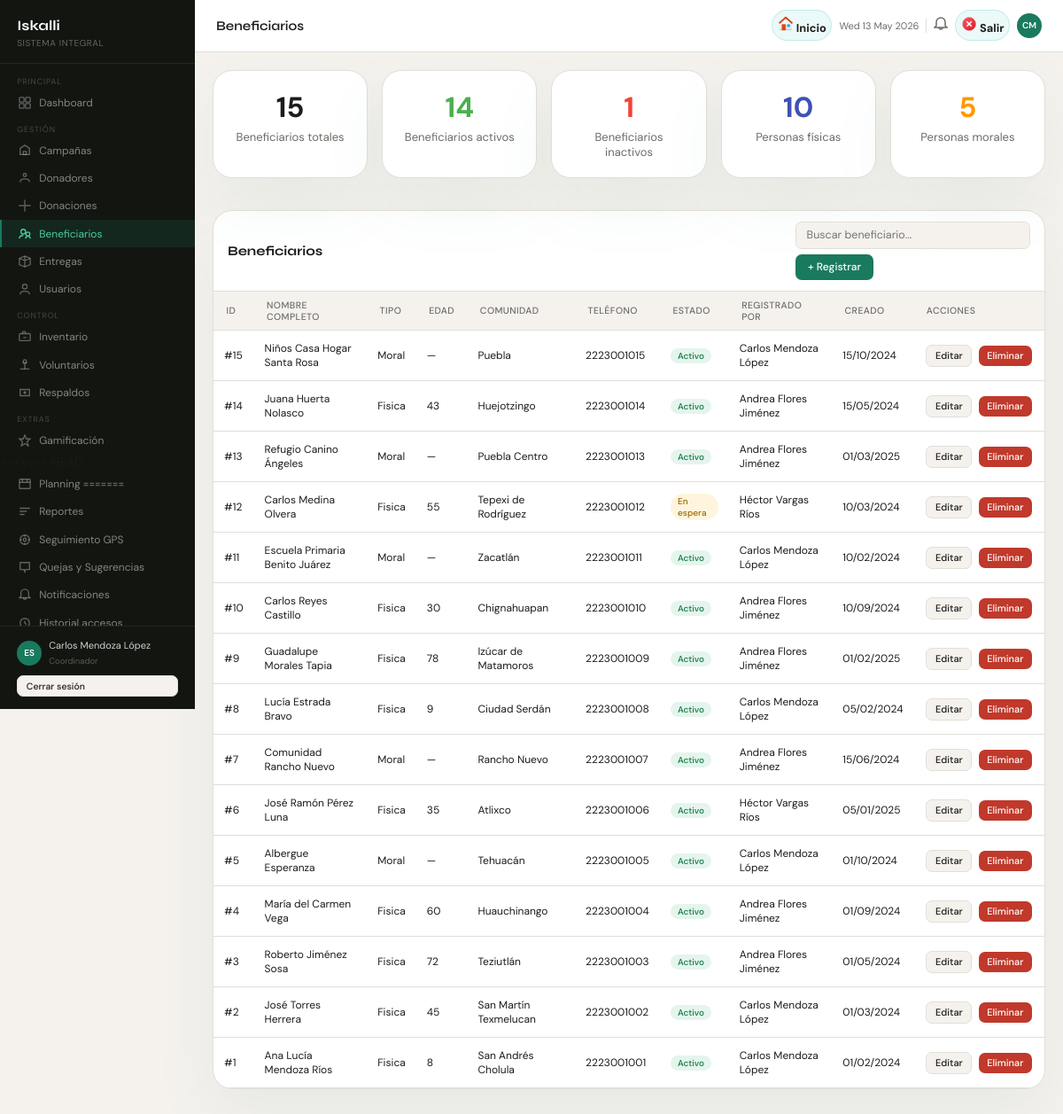
Screenshot of /index.php?pagina=beneficiarios (signed in) with the database file from the repository.
### tables this page shows
CREATE TABLE beneficiarios (
    id_beneficiario        INT          NOT NULL AUTO_INCREMENT,
    tipo_persona           ENUM('fisica','moral') NOT NULL DEFAULT 'fisica',
    id_comunidad           INT,
    direccion              VARCHAR(255),
    telefono               VARCHAR(20),
    estado                 ENUM('activo','inactivo','en_espera') NOT NULL DEFAULT 'activo',
    notas                  TEXT,
    id_usuario_registrador INT          NOT NULL,
    created_at             DATETIME     NOT NULL DEFAULT CURRENT_TIMESTAMP,
    updated_at             DATETIME     NOT NULL DEFAULT CURRENT_TIMESTAMP ON UPDATE CURRENT_TIMESTAMP,
    PRIMARY KEY (id_beneficiario)
);

CREATE TABLE comunidades (
    id_comunidad INT          NOT NULL AUTO_INCREMENT,
    nombre       VARCHAR(150) NOT NULL,
    municipio    VARCHAR(100) NOT NULL,
    estado       VARCHAR(100) NOT NULL DEFAULT 'Puebla',
    PRIMARY KEY (id_comunidad),
    UNIQUE KEY uq_comunidad (nombre, municipio)
);

### controllers/BeneficiariosController.php (called while the page is built, shortened)
<?php
require_once 'models/BeneficiarioModel.php';
class BeneficiariosController
{
    private BeneficiarioModel $modelo;
    public function __construct(PDO $conexion)
    {
        $this->modelo = new BeneficiarioModel($conexion);
    }
    public function index(): void
    {
        $this->listar();
    }
    private function listar(): void
    {
        $beneficiarios = $this->modelo->consultar();
        $total         = count($beneficiarios);
        $total_activos = $this->modelo->obtenerTotalActivos();
        $total_inactivos = max(0, $total - $total_activos);
        $total_fisica  = $this->modelo->obtenerTotalPorTipo('fisica');
        $total_moral   = $this->modelo->obtenerTotalPorTipo('moral');
        require_once 'views/pages/BeneficiariosView.php';
    }
}

### models/BeneficiarioModel.php (called while the page is built, shortened)
<?php
class BeneficiarioModel
{
    private PDO $db;
    public function __construct(PDO $conexion)
    {
        $this->db = $conexion;
    }
    public function consultar(): array
    {
        $sql = "
            SELECT
                b.id_beneficiario,
                b.tipo_persona,
                CASE
                    WHEN bf.id_beneficiario IS NOT NULL THEN CONCAT(bf.nombre, ' ', bf.apellido)
                    WHEN bm.id_beneficiario IS NOT NULL THEN bm.razon_social
                    ELSE 'Desconocido'
                END AS nombre_completo,
                COALESCE(bf.edad, NULL) AS edad,
                COALESCE(bf.nombre, '') AS nombre,
                COALESCE(bf.apellido, '') AS apellido,
                COALESCE(bf.curp, '') AS curp,
                COALESCE(bf.fecha_nacimiento, '') AS fecha_nacimiento,
                COALESCE(bm.razon_social, '') AS razon_social,
                COALESCE(bm.rfc, '') AS rfc,
                c.nombre AS comunidad,
                b.id_comunidad,
                b.direccion,
                b.telefono,
                b.estado,
                b.id_usuario_registrador,
                CONCAT(u.nombre, ' ', u.apellido) AS registrado_por,
                b.created_at,
                b.updated_at
            FROM beneficiarios b
            LEFT JOIN beneficiarios_fisicos bf ON b.id_beneficiario = bf.id_beneficiario
            LEFT JOIN beneficiarios_morales bm ON b.id_beneficiario = bm.id_beneficiario
            LEFT JOIN comunidades c ON b.id_comunidad = c.id_comunidad
            LEFT JOIN usuarios u ON b.id_usuario_registrador = u.id_usuario
            ORDER BY b.id_beneficiario DESC
        ";
        $stmt = $this->db->query($sql);
        return $stmt ? $stmt->fetchAll(PDO::FETCH_ASSOC) : [];
    }
    public function obtenerTotalActivos(): int
    {
        $stmt = $this->db->query("SELECT COUNT(*) AS total FROM beneficiarios WHERE estado = 'activo'");
        $row  = $stmt->fetch(PDO::FETCH_ASSOC);
        return (int)($row['total'] ?? 0);
    }
    public function obtenerTotalPorTipo(string $tipo): int
    {
        $stmt = $this->db->prepare('SELECT COUNT(*) AS total FROM beneficiarios WHERE tipo_persona = ?');
        $stmt->execute([$tipo]);
        $row = $stmt->fetch(PDO::FETCH_ASSOC);
        return (int)($row['total'] ?? 0);
    }
}

### functions.php (called while the page is built, shortened)
<?php
function e(string $string): string
{
    return htmlspecialchars($string, ENT_QUOTES, 'UTF-8');
}

### views/pages/BeneficiariosView.php (the view, shortened to what this page needs)
<?php
require_once 'views/layouts/header.php';
?>
<div style="display:flex;width:100%;">
  <?php require_once 'views/layouts/sidebar.php'; ?>
  <div class="main">
    <?php require_once 'views/layouts/topbar.php'; ?>
    <div class="content">
      <div style="display:flex;gap:16px;margin-bottom:24px;flex-wrap:wrap;">
        <div class="card" style="flex:1;min-width:150px;padding:20px;text-align:center;">
          <div style="font-size:32px;font-weight:700;color:var(--primary);"><?= e($total) ?></div>
          <div style="font-size:13px;color:var(--muted);margin-top:4px;">Beneficiarios totales</div>
        </div>
        <div class="card" style="flex:1;min-width:150px;padding:20px;text-align:center;">
          <div style="font-size:32px;font-weight:700;color:#4caf50;"><?= e($total_activos) ?></div>
          <div style="font-size:13px;color:var(--muted);margin-top:4px;">Beneficiarios activos</div>
        </div>
        <div class="card" style="flex:1;min-width:150px;padding:20px;text-align:center;">
          <div style="font-size:32px;font-weight:700;color:#f44336;"><?= e($total_inactivos) ?></div>
          <div style="font-size:13px;color:var(--muted);margin-top:4px;">Beneficiarios inactivos</div>
        </div>
        <div class="card" style="flex:1;min-width:150px;padding:20px;text-align:center;">
          <div style="font-size:32px;font-weight:700;color:#3f51b5;"><?= e($total_fisica) ?></div>
          <div style="font-size:13px;color:var(--muted);margin-top:4px;">Personas físicas</div>
        </div>
        <div class="card" style="flex:1;min-width:150px;padding:20px;text-align:center;">
          <div style="font-size:32px;font-weight:700;color:#ff9800;"><?= e($total_moral) ?></div>
          <div style="font-size:13px;color:var(--muted);margin-top:4px;">Personas morales</div>
        </div>
      </div>
      <div class="card">
        <div class="card-header">
          <h3>Beneficiarios</h3>
          <div class="toolbar">
            <input type="text" class="search-input" placeholder="Buscar beneficiario..." oninput="filtrarTabla(this,'tabla-beneficiarios')">
            <a href="<?= BASE_URL ?>/index.php?pagina=beneficiarios&accion=nuevo" class="btn btn-primary">+ Registrar</a>
          </div>
        </div>
        <div style="overflow-x:auto;">
          <table id="tabla-beneficiarios" style="width:100%;border-collapse:collapse;">
            <thead>
              <tr>
                <th>ID</th>
                <th>Nombre completo</th>
                <th>Tipo</th>
                <th>Edad</th>
                <th>Comunidad</th>
                <th>Teléfono</th>
                <th>Estado</th>
                <th>Registrado por</th>
                <th>Creado</th>
                <th>Acciones</th>
              </tr>
            </thead>
            <tbody>
              <?php if (empty($beneficiarios)): ?>
                <tr>
                  <td colspan="10" style="padding:24px;text-align:center;color:var(--muted,#999);">No hay beneficiarios registrados.</td>
                </tr>
              <?php else: ?>
                <?php foreach ($beneficiarios as $beneficiario): ?>
                  <tr style="border-bottom:1px solid var(--border,#eee);">
                    <td style="padding:12px;">#<?= e((string)$beneficiario['id_beneficiario']) ?></td>
                    <td style="padding:12px;"><?= e($beneficiario['nombre_completo']) ?></td>
                    <td style="padding:12px;"><?= e(ucfirst($beneficiario['tipo_persona'])) ?></td>
                    <td style="padding:12px;"><?= e($beneficiario['edad'] ?? '—') ?></td>
                    <td style="padding:12px;"><?= e($beneficiario['comunidad'] ?? '—') ?></td>
                    <td style="padding:12px;"><?= e($beneficiario['telefono'] ?? '—') ?></td>
                    <td style="padding:12px;">
                      <?php if ($beneficiario['estado'] === 'activo'): ?>
                        <span class="badge badge-green">Activo</span>
                      <?php elseif ($beneficiario['estado'] === 'en_espera'): ?>
                        <span class="badge badge-amber">En espera</span>
                      <?php else: ?>
                        <span class="badge badge-red">Inactivo</span>
                      <?php endif; ?>
                    </td>
                    <td style="padding:12px;"><?= e($beneficiario['registrado_por'] ?? '—') ?></td>
                    <td style="padding:12px;"><?= isset($beneficiario['created_at']) ? date('d/m/Y', strtotime($beneficiario['created_at'])) : '—' ?></td>
                    <td style="padding:12px;white-space:nowrap;">
                      <a href="<?= BASE_URL ?>/index.php?pagina=beneficiarios&accion=editar&id=<?= e((string) $beneficiario['id_beneficiario']) ?>" class="btn btn-secondary btn-sm" style="margin:2px;">Editar</a>
                      <a href="<?= BASE_URL ?>/index.php?pagina=beneficiarios&accion=borrar&id=<?= e((string) $beneficiario['id_beneficiario']) ?>" class="btn btn-danger btn-sm" style="margin:2px;" onclick="return confirm('¿Eliminar este beneficiario?');">Eliminar</a>
                    </td>
                  </tr>
                <?php endforeach; ?>
              <?php endif; ?>
            </tbody>
          </table>
        </div>
      </div>
    </div>
  </div>
</div>
<?php require_once 'views/layouts/footer.php'; ?>

### public/css/ModulosAdmi.css (style rules this page uses)
:root { --accent: #1A7A5E; --accent2: #15624B; --sidebar: #131511; --bg: #F5F2EE; --surface: #FFFFFF; --danger: #C0392B; --amber: #C68B0A; --blue: #3B6FD4; --pink: #993556; --text: #1C1C1A; --muted: #6B6B67; --border: #E2DED8; --radius: 10px; }
*, *::before, *::after { box-sizing: border-box; margin: 0; padding: 0; }
body { font-family: 'DM Sans', sans-serif; background: var(--bg); color: var(--text); display: flex; min-height: 100vh; font-size: 14px; }
a { text-decoration: none; color: inherit; }
.main { margin-left: 220px; flex: 1; display: flex; flex-direction: column; min-height: 100vh; }
.content { padding: 1.25rem; flex: 1; }
.card { background: var(--surface); border: 1px solid var(--border); border-radius: var(--radius); overflow: hidden; margin-bottom: 12px; }
.card-header { padding: .75rem 1rem; border-bottom: 1px solid var(--border); display: flex; align-items: center; justify-content: space-between; gap: 8px; flex-wrap: wrap; }
.card-header h3 { font-family: 'Syne', sans-serif; font-size: 15px; font-weight: 700; }
.toolbar { display: flex; align-items: center; gap: 6px; flex-wrap: wrap; }
input[type=text], input[type=email], input[type=date], input[type=number], input[type=tel], input[type=password], select, textarea { font-family: 'DM Sans', sans-serif; font-size: 12.5px; border: 1px solid var(--border); border-radius: 7px; padding: .42rem .7rem; background: var(--bg); color: var(--text); outline: none; transition: border .15s; width: 100%; }
.search-input { width: 185px; }
table { width: 100%; border-collapse: collapse; font-size: 12px; }
thead th { padding: .55rem .9rem; text-align: left; font-size: 10.5px; color: var(--muted); font-weight: 500; text-transform: uppercase; letter-spacing: .04em; border-bottom: 1px solid var(--border); background: var(--bg); }
tbody td { padding: .65rem .9rem; border-bottom: 1px solid var(--border); vertical-align: middle; }
tbody tr:last-child td { border-bottom: none; }
.badge { display: inline-block; padding: 2px 8px; border-radius: 20px; font-size: 10px; font-weight: 500; }
.badge-green { background: #E4F5ED; color: #157A45; }
.badge-amber { background: #FEF5DC; color: #9A6A00; }
.btn { font-family: 'DM Sans', sans-serif; font-size: 12px; font-weight: 500; padding: .4rem .85rem; border-radius: 7px; cursor: pointer; border: none; transition: all .15s; display: inline-flex; align-items: center; gap: 5px; text-decoration: none; }
.btn-primary { background: var(--accent); color: #fff; }
.btn-secondary { background: var(--bg); color: var(--text); border: 1px solid var(--border); }
.btn-danger { background: var(--danger); color: #fff; }
.btn-sm { padding: .28rem .6rem; font-size: 11px; }
.card { background: var(--card-bg, #ffffff); border: 1px solid var(--border, #c8efeb); border-radius: 22px; overflow: hidden; box-shadow: 0 28px 70px rgba(61,133,115,0.08); }
.card-header { background: transparent; }

### rows the page displays
beneficiarios: id_beneficiario "15", nombre_completo "Niños Casa Hogar Santa Rosa", tipo_persona "Moral", edad "—", id_comunidad.nombre "Puebla", telefono "2223001015", estado "Activo", registrado_por "Carlos Mendoza López", created_at "15/10/2024"
beneficiarios: id_beneficiario "14", nombre_completo "Juana Huerta Nolasco", tipo_persona "Fisica", edad "43", id_comunidad.nombre "Huejotzingo", telefono "2223001014", estado "Activo", registrado_por "Andrea Flores Jiménez", created_at "15/05/2024"
beneficiarios: id_beneficiario "13", nombre_completo "Refugio Canino Ángeles", tipo_persona "Moral", edad "—", id_comunidad.nombre "Puebla Centro", telefono "2223001013", estado "Activo", registrado_por "Andrea Flores Jiménez", created_at "01/03/2025"
beneficiarios: id_beneficiario "12", nombre_completo "Carlos Medina Olvera", tipo_persona "Fisica", edad "55", id_comunidad.nombre "Tepexi de Rodríguez", telefono "2223001012", estado "En espera", registrado_por "Héctor Vargas Ríos", created_at "10/03/2024"
beneficiarios: id_beneficiario "11", nombre_completo "Escuela Primaria Benito Juárez", tipo_persona "Moral", edad "—", id_comunidad.nombre "Zacatlán", telefono "2223001011", estado "Activo", registrado_por "Carlos Mendoza López", created_at "10/02/2024"
beneficiarios: id_beneficiario "10", nombre_completo "Carlos Reyes Castillo", tipo_persona "Fisica", edad "30", id_comunidad.nombre "Chignahuapan", telefono "2223001010", estado "Activo", registrado_por "Andrea Flores Jiménez", created_at "10/09/2024"
beneficiarios: id_beneficiario "9", nombre_completo "Guadalupe Morales Tapia", tipo_persona "Fisica", edad "78", id_comunidad.nombre "Izúcar de Matamoros", telefono "2223001009", estado "Activo", registrado_por "Andrea Flores Jiménez", created_at "01/02/2025"
beneficiarios: id_beneficiario "8", nombre_completo "Lucía Estrada Bravo", tipo_persona "Fisica", edad "9", id_comunidad.nombre "Ciudad Serdán", telefono "2223001008", estado "Activo", registrado_por "Carlos Mendoza López", created_at "05/02/2024"
beneficiarios: id_beneficiario "7", nombre_completo "Comunidad Rancho Nuevo", tipo_persona "Moral", edad "—", id_comunidad.nombre "Rancho Nuevo", telefono "2223001007", estado "Activo", registrado_por "Andrea Flores Jiménez", created_at "15/06/2024"
beneficiarios: id_beneficiario "6", nombre_completo "José Ramón Pérez Luna", tipo_persona "Fisica", edad "35", id_comunidad.nombre "Atlixco", telefono "2223001006", estado "Activo", registrado_por "Héctor Vargas Ríos", created_at "05/01/2025"
beneficiarios: id_beneficiario "5", nombre_completo "Albergue Esperanza", tipo_persona "Moral", edad "—", id_comunidad.nombre "Tehuacán", telefono "2223001005", estado "Activo", registrado_por "Carlos Mendoza López", created_at "01/10/2024"
beneficiarios: id_beneficiario "4", nombre_completo "María del Carmen Vega", tipo_persona "Fisica", edad "60", id_comunidad.nombre "Huauchinango", telefono "2223001004", estado "Activo", registrado_por "Andrea Flores Jiménez", created_at "01/09/2024"
beneficiarios: id_beneficiario "3", nombre_completo "Roberto Jiménez Sosa", tipo_persona "Fisica", edad "72", id_comunidad.nombre "Teziutlán", telefono "2223001003", estado "Activo", registrado_por "Andrea Flores Jiménez", created_at "01/05/2024"
beneficiarios: id_beneficiario "2", nombre_completo "José Torres Herrera", tipo_persona "Fisica", edad "45", id_comunidad.nombre "San Martín Texmelucan", telefono "2223001002", estado "Activo", registrado_por "Carlos Mendoza López", created_at "01/03/2024"
beneficiarios: id_beneficiario "1", nombre_completo "Ana Lucía Mendoza Ríos", tipo_persona "Fisica", edad "8", id_comunidad.nombre "San Andrés Cholula", telefono "2223001001", estado "Activo", registrado_por "Carlos Mendoza López", created_at "01/02/2024"

### other values shown
$_SESSION['usuario'] "Carlos Mendoza López"
$_SESSION['rol'] "Coordinador"
$titulo_pagina "Beneficiarios"
$iniciales "CM"
$total "15"
$total_activos "14"
$total_inactivos "1"
$total_fisica "10"
$total_moral "5"
